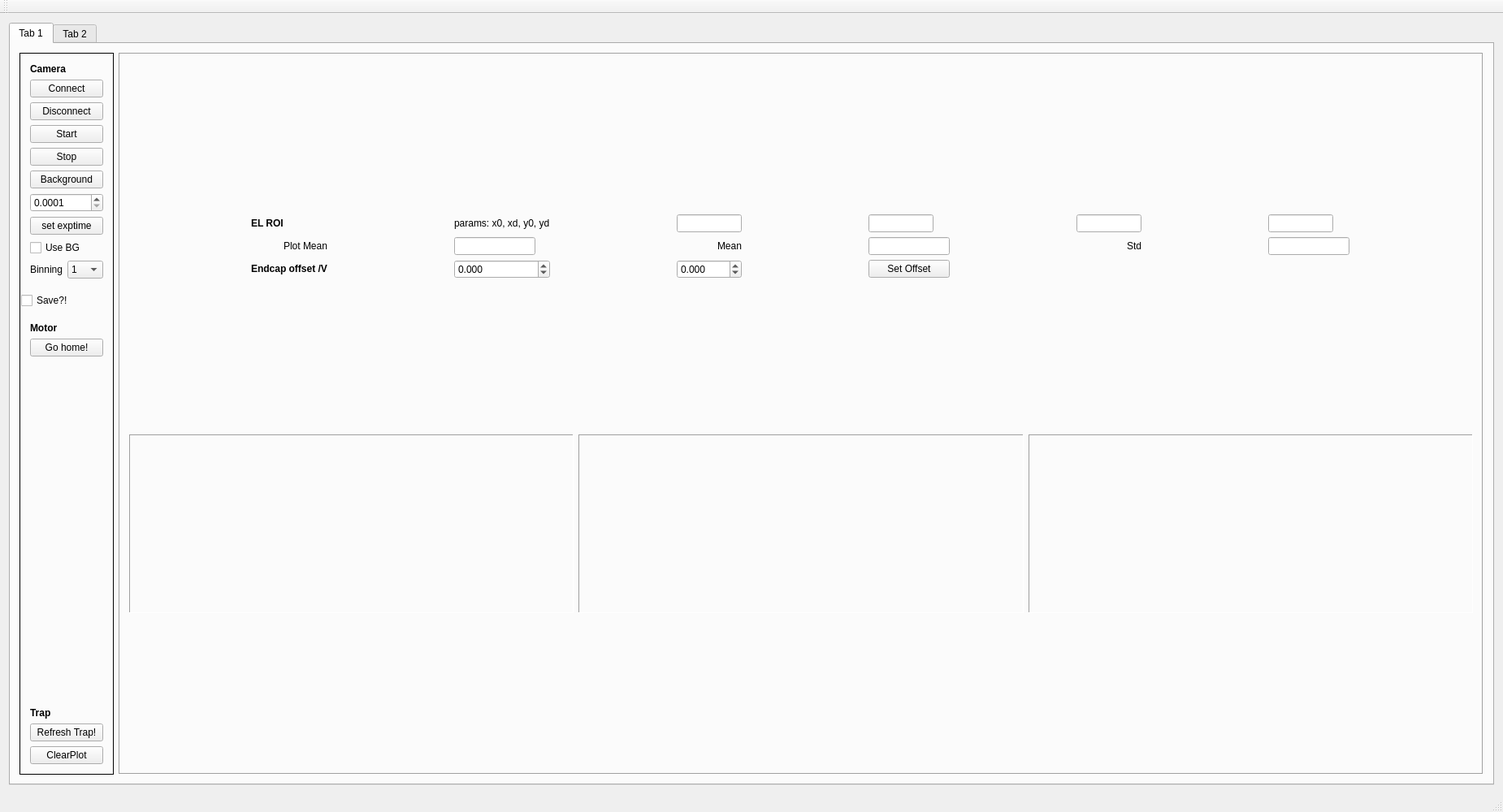
<?xml version="1.0" encoding="UTF-8"?>
<ui version="4.0">
 <class>gui</class>
 <widget class="QMainWindow" name="gui">
  <property name="geometry">
   <rect>
    <x>0</x>
    <y>0</y>
    <width>1850</width>
    <height>1000</height>
   </rect>
  </property>
  <property name="sizePolicy">
   <sizepolicy hsizetype="Minimum" vsizetype="Minimum">
    <horstretch>0</horstretch>
    <verstretch>0</verstretch>
   </sizepolicy>
  </property>
  <property name="minimumSize">
   <size>
    <width>1850</width>
    <height>1000</height>
   </size>
  </property>
  <property name="maximumSize">
   <size>
    <width>1850</width>
    <height>1000</height>
   </size>
  </property>
  <property name="windowTitle">
   <string>gui</string>
  </property>
  <widget class="QWidget" name="centralWidget">
   <layout class="QHBoxLayout" name="horizontalLayout">
    <item>
     <widget class="QTabWidget" name="tabWidget">
      <property name="currentIndex">
       <number>0</number>
      </property>
      <widget class="QWidget" name="tab">
       <attribute name="title">
        <string>Tab 1</string>
       </attribute>
       <layout class="QHBoxLayout" name="horizontalLayout_3">
        <item>
         <widget class="QFrame" name="verticalFrame">
          <property name="frameShape">
           <enum>QFrame::Panel</enum>
          </property>
          <property name="frameShadow">
           <enum>QFrame::Plain</enum>
          </property>
          <layout class="QVBoxLayout" name="verticalLayout">
           <property name="leftMargin">
            <number>1</number>
           </property>
           <property name="topMargin">
            <number>1</number>
           </property>
           <property name="rightMargin">
            <number>1</number>
           </property>
           <property name="bottomMargin">
            <number>1</number>
           </property>
           <item>
            <widget class="QFrame" name="verticalFrame">
             <property name="frameShadow">
              <enum>QFrame::Sunken</enum>
             </property>
             <layout class="QVBoxLayout" name="verticalLayout_3">
              <item>
               <widget class="QLabel" name="label_7">
                <property name="font">
                 <font>
                  <weight>75</weight>
                  <bold>true</bold>
                 </font>
                </property>
                <property name="text">
                 <string>Camera</string>
                </property>
               </widget>
              </item>
              <item>
               <widget class="QPushButton" name="CamConnectButton">
                <property name="text">
                 <string>Connect</string>
                </property>
               </widget>
              </item>
              <item>
               <widget class="QPushButton" name="CamDisconnectButton">
                <property name="text">
                 <string>Disconnect</string>
                </property>
               </widget>
              </item>
              <item>
               <widget class="QPushButton" name="CamStartButton">
                <property name="text">
                 <string>Start</string>
                </property>
               </widget>
              </item>
              <item>
               <widget class="QPushButton" name="CamStopButton">
                <property name="text">
                 <string>Stop</string>
                </property>
               </widget>
              </item>
              <item>
               <widget class="QPushButton" name="BackgroundButton">
                <property name="text">
                 <string>Background</string>
                </property>
               </widget>
              </item>
              <item>
               <widget class="QDoubleSpinBox" name="ExpTimeSB">
                <property name="decimals">
                 <number>4</number>
                </property>
                <property name="minimum">
                 <double>0.000100000000000</double>
                </property>
                <property name="maximum">
                 <double>5.000000000000000</double>
                </property>
                <property name="singleStep">
                 <double>0.100000000000000</double>
                </property>
               </widget>
              </item>
              <item>
               <widget class="QPushButton" name="ExpTimeButton">
                <property name="text">
                 <string>set exptime</string>
                </property>
               </widget>
              </item>
              <item>
               <widget class="QCheckBox" name="BackgroundCheckBox">
                <property name="text">
                 <string>Use BG</string>
                </property>
               </widget>
              </item>
              <item>
               <layout class="QHBoxLayout" name="horizontalLayout_2">
                <item>
                 <widget class="QLabel" name="label">
                  <property name="text">
                   <string>Binning</string>
                  </property>
                 </widget>
                </item>
                <item>
                 <widget class="QComboBox" name="BinComboBox">
                  <item>
                   <property name="text">
                    <string>1</string>
                   </property>
                  </item>
                  <item>
                   <property name="text">
                    <string>2</string>
                   </property>
                  </item>
                  <item>
                   <property name="text">
                    <string>4</string>
                   </property>
                  </item>
                  <item>
                   <property name="text">
                    <string>10</string>
                   </property>
                  </item>
                 </widget>
                </item>
               </layout>
              </item>
             </layout>
            </widget>
           </item>
           <item>
            <widget class="QCheckBox" name="SaveCB">
             <property name="text">
              <string>Save?!</string>
             </property>
            </widget>
           </item>
           <item>
            <widget class="QFrame" name="verticalFrame_2">
             <property name="frameShadow">
              <enum>QFrame::Sunken</enum>
             </property>
             <layout class="QVBoxLayout" name="verticalLayout_6">
              <item>
               <widget class="QLabel" name="label_8">
                <property name="font">
                 <font>
                  <weight>75</weight>
                  <bold>true</bold>
                 </font>
                </property>
                <property name="text">
                 <string>Motor</string>
                </property>
               </widget>
              </item>
              <item>
               <widget class="QPushButton" name="MotorHomeButton">
                <property name="text">
                 <string>Go home!</string>
                </property>
               </widget>
              </item>
              <item>
               <spacer name="verticalSpacer">
                <property name="orientation">
                 <enum>Qt::Vertical</enum>
                </property>
                <property name="sizeHint" stdset="0">
                 <size>
                  <width>20</width>
                  <height>40</height>
                 </size>
                </property>
               </spacer>
              </item>
              <item>
               <widget class="QLabel" name="label_9">
                <property name="font">
                 <font>
                  <weight>75</weight>
                  <bold>true</bold>
                 </font>
                </property>
                <property name="text">
                 <string>Trap</string>
                </property>
               </widget>
              </item>
              <item>
               <widget class="QPushButton" name="RefreshTrapButton">
                <property name="text">
                 <string>Refresh Trap!</string>
                </property>
               </widget>
              </item>
              <item>
               <widget class="QPushButton" name="ClearPlotButton">
                <property name="text">
                 <string>ClearPlot</string>
                </property>
               </widget>
              </item>
             </layout>
            </widget>
           </item>
          </layout>
         </widget>
        </item>
        <item>
         <layout class="QVBoxLayout" name="verticalLayout_2">
          <item>
           <widget class="QFrame" name="frame">
            <property name="frameShape">
             <enum>QFrame::Box</enum>
            </property>
            <property name="frameShadow">
             <enum>QFrame::Sunken</enum>
            </property>
            <layout class="QVBoxLayout" name="verticalLayout_5">
             <item>
              <layout class="QVBoxLayout" name="ImageLayout"/>
             </item>
             <item>
              <layout class="QGridLayout" name="gridLayout_3">
               <item row="1" column="5">
                <widget class="QLineEdit" name="ROIStdLineEdit">
                 <property name="maximumSize">
                  <size>
                   <width>100</width>
                   <height>16777215</height>
                  </size>
                 </property>
                </widget>
               </item>
               <item row="1" column="2">
                <widget class="QLabel" name="label_3">
                 <property name="maximumSize">
                  <size>
                   <width>100</width>
                   <height>16777215</height>
                  </size>
                 </property>
                 <property name="text">
                  <string>Mean</string>
                 </property>
                 <property name="alignment">
                  <set>Qt::AlignRight|Qt::AlignTrailing|Qt::AlignVCenter</set>
                 </property>
                </widget>
               </item>
               <item row="1" column="0">
                <widget class="QLabel" name="label_2">
                 <property name="text">
                  <string>Plot Mean</string>
                 </property>
                 <property name="alignment">
                  <set>Qt::AlignRight|Qt::AlignTrailing|Qt::AlignVCenter</set>
                 </property>
                </widget>
               </item>
               <item row="1" column="1">
                <widget class="QLineEdit" name="PlotMeanLineEdit">
                 <property name="maximumSize">
                  <size>
                   <width>100</width>
                   <height>16777215</height>
                  </size>
                 </property>
                </widget>
               </item>
               <item row="1" column="4">
                <widget class="QLabel" name="label_4">
                 <property name="text">
                  <string>Std</string>
                 </property>
                 <property name="alignment">
                  <set>Qt::AlignRight|Qt::AlignTrailing|Qt::AlignVCenter</set>
                 </property>
                </widget>
               </item>
               <item row="1" column="3">
                <widget class="QLineEdit" name="ROIMeanLineEdit">
                 <property name="maximumSize">
                  <size>
                   <width>100</width>
                   <height>16777215</height>
                  </size>
                 </property>
                </widget>
               </item>
               <item row="0" column="0">
                <widget class="QLabel" name="label_5">
                 <property name="sizePolicy">
                  <sizepolicy hsizetype="Minimum" vsizetype="Minimum">
                   <horstretch>0</horstretch>
                   <verstretch>0</verstretch>
                  </sizepolicy>
                 </property>
                 <property name="maximumSize">
                  <size>
                   <width>50</width>
                   <height>30</height>
                  </size>
                 </property>
                 <property name="font">
                  <font>
                   <weight>75</weight>
                   <bold>true</bold>
                  </font>
                 </property>
                 <property name="text">
                  <string>EL ROI</string>
                 </property>
                </widget>
               </item>
               <item row="0" column="1">
                <widget class="QLabel" name="label_6">
                 <property name="text">
                  <string>params: x0, xd, y0, yd</string>
                 </property>
                </widget>
               </item>
               <item row="0" column="2">
                <widget class="QLineEdit" name="ROIx0L">
                 <property name="maximumSize">
                  <size>
                   <width>80</width>
                   <height>16777215</height>
                  </size>
                 </property>
                </widget>
               </item>
               <item row="0" column="3">
                <widget class="QLineEdit" name="ROIxdL">
                 <property name="maximumSize">
                  <size>
                   <width>80</width>
                   <height>16777215</height>
                  </size>
                 </property>
                </widget>
               </item>
               <item row="0" column="4">
                <widget class="QLineEdit" name="ROIy0L">
                 <property name="maximumSize">
                  <size>
                   <width>80</width>
                   <height>16777215</height>
                  </size>
                 </property>
                </widget>
               </item>
               <item row="0" column="5">
                <widget class="QLineEdit" name="ROIydL">
                 <property name="maximumSize">
                  <size>
                   <width>80</width>
                   <height>16777215</height>
                  </size>
                 </property>
                </widget>
               </item>
               <item row="2" column="0">
                <widget class="QLabel" name="label_10">
                 <property name="maximumSize">
                  <size>
                   <width>16777215</width>
                   <height>20</height>
                  </size>
                 </property>
                 <property name="font">
                  <font>
                   <weight>75</weight>
                   <bold>true</bold>
                  </font>
                 </property>
                 <property name="text">
                  <string>Endcap offset /V</string>
                 </property>
                </widget>
               </item>
               <item row="2" column="1">
                <widget class="QDoubleSpinBox" name="EndcapOffsetAsb">
                 <property name="decimals">
                  <number>3</number>
                 </property>
                 <property name="minimum">
                  <double>-5.000000000000000</double>
                 </property>
                 <property name="maximum">
                  <double>5.000000000000000</double>
                 </property>
                 <property name="singleStep">
                  <double>0.100000000000000</double>
                 </property>
                </widget>
               </item>
               <item row="2" column="2">
                <widget class="QDoubleSpinBox" name="EndcapOffsetBsb">
                 <property name="decimals">
                  <number>3</number>
                 </property>
                 <property name="minimum">
                  <double>-5.000000000000000</double>
                 </property>
                 <property name="maximum">
                  <double>5.000000000000000</double>
                 </property>
                 <property name="singleStep">
                  <double>0.100000000000000</double>
                 </property>
                </widget>
               </item>
               <item row="2" column="3">
                <widget class="QPushButton" name="EndcapSetButton">
                 <property name="text">
                  <string>Set Offset</string>
                 </property>
                </widget>
               </item>
              </layout>
             </item>
             <item>
              <layout class="QHBoxLayout" name="horizontalLayout_4">
               <item>
                <widget class="QFrame" name="PlotLayout_2f">
                 <property name="maximumSize">
                  <size>
                   <width>600</width>
                   <height>220</height>
                  </size>
                 </property>
                 <property name="frameShape">
                  <enum>QFrame::Panel</enum>
                 </property>
                 <property name="frameShadow">
                  <enum>QFrame::Sunken</enum>
                 </property>
                 <layout class="QVBoxLayout" name="PlotLayout">
                  <item>
                   <layout class="QVBoxLayout" name="PlotLayout_2"/>
                  </item>
                 </layout>
                </widget>
               </item>
               <item>
                <widget class="QFrame" name="PlotLayout_3f">
                 <property name="maximumSize">
                  <size>
                   <width>600</width>
                   <height>220</height>
                  </size>
                 </property>
                 <property name="frameShape">
                  <enum>QFrame::Panel</enum>
                 </property>
                 <property name="frameShadow">
                  <enum>QFrame::Sunken</enum>
                 </property>
                 <layout class="QVBoxLayout" name="verticalLayout_4">
                  <item>
                   <layout class="QVBoxLayout" name="PlotLayout_3"/>
                  </item>
                 </layout>
                </widget>
               </item>
               <item>
                <widget class="QFrame" name="verticalFrame_3">
                 <property name="maximumSize">
                  <size>
                   <width>600</width>
                   <height>220</height>
                  </size>
                 </property>
                 <property name="frameShape">
                  <enum>QFrame::Panel</enum>
                 </property>
                 <property name="frameShadow">
                  <enum>QFrame::Sunken</enum>
                 </property>
                 <layout class="QVBoxLayout" name="verticalLayout_7">
                  <item>
                   <layout class="QVBoxLayout" name="PlotLayout_4"/>
                  </item>
                 </layout>
                </widget>
               </item>
              </layout>
             </item>
            </layout>
           </widget>
          </item>
         </layout>
        </item>
       </layout>
      </widget>
      <widget class="QWidget" name="tab_2">
       <attribute name="title">
        <string>Tab 2</string>
       </attribute>
       <layout class="QGridLayout" name="gridLayout">
        <item row="0" column="0">
         <widget class="QPushButton" name="pushButton">
          <property name="text">
           <string>PushButton</string>
          </property>
         </widget>
        </item>
       </layout>
      </widget>
     </widget>
    </item>
   </layout>
  </widget>
  <widget class="QMenuBar" name="menuBar">
   <property name="geometry">
    <rect>
     <x>0</x>
     <y>0</y>
     <width>1850</width>
     <height>21</height>
    </rect>
   </property>
  </widget>
  <widget class="QToolBar" name="mainToolBar">
   <attribute name="toolBarArea">
    <enum>TopToolBarArea</enum>
   </attribute>
   <attribute name="toolBarBreak">
    <bool>false</bool>
   </attribute>
  </widget>
  <widget class="QStatusBar" name="statusBar"/>
 </widget>
 <layoutdefault spacing="6" margin="11"/>
 <resources/>
 <connections/>
</ui>
